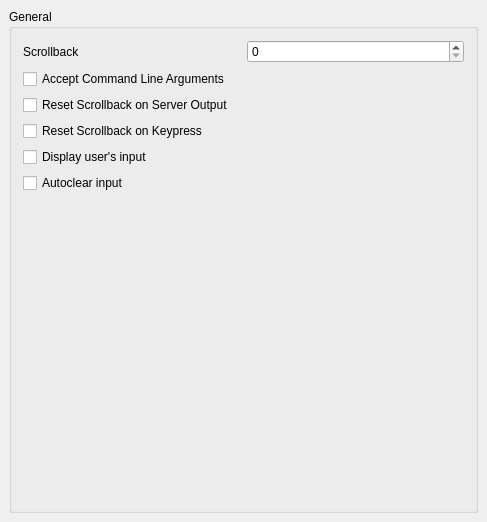
<ui version="4.0" >
 <class>GeneralPage</class>
 <widget class="QWidget" name="GeneralPage" >
  <property name="geometry" >
   <rect>
    <x>0</x>
    <y>0</y>
    <width>487</width>
    <height>522</height>
   </rect>
  </property>
  <property name="sizePolicy" >
   <sizepolicy vsizetype="Preferred" hsizetype="Preferred" >
    <horstretch>0</horstretch>
    <verstretch>0</verstretch>
   </sizepolicy>
  </property>
  <property name="minimumSize" >
   <size>
    <width>0</width>
    <height>0</height>
   </size>
  </property>
  <property name="windowTitle" >
   <string>Form1</string>
  </property>
  <layout class="QVBoxLayout" >
   <property name="spacing" >
    <number>6</number>
   </property>
   <property name="margin" >
    <number>9</number>
   </property>
   <item>
    <widget class="QGroupBox" name="groupBox" >
     <property name="title" >
      <string>General</string>
     </property>
     <layout class="QGridLayout" >
      <item row="1" column="0" >
       <widget class="QCheckBox" name="checkBox" >
        <property name="text" >
         <string>Accept Command Line Arguments</string>
        </property>
       </widget>
      </item>
      <item row="2" column="0" >
       <widget class="QCheckBox" name="checkBox_2" >
        <property name="text" >
         <string>Reset Scrollback on Server Output</string>
        </property>
       </widget>
      </item>
      <item row="6" column="0" >
       <spacer>
        <property name="orientation" >
         <enum>Qt::Vertical</enum>
        </property>
        <property name="sizeHint" stdset="0" >
         <size>
          <width>20</width>
          <height>40</height>
         </size>
        </property>
       </spacer>
      </item>
      <item row="0" column="0" >
       <widget class="QLabel" name="label" >
        <property name="text" >
         <string>Scrollback</string>
        </property>
       </widget>
      </item>
      <item row="0" column="1" >
       <widget class="QSpinBox" name="spinBox" >
        <property name="accelerated" >
         <bool>true</bool>
        </property>
       </widget>
      </item>
      <item row="3" column="0" >
       <widget class="QCheckBox" name="checkBox_3" >
        <property name="text" >
         <string>Reset Scrollback on Keypress</string>
        </property>
       </widget>
      </item>
      <item row="4" column="0" >
       <widget class="QCheckBox" name="checkBox_4" >
        <property name="text" >
         <string>Display user's input</string>
        </property>
       </widget>
      </item>
      <item row="5" column="0" >
       <widget class="QCheckBox" name="checkBox_5" >
        <property name="text" >
         <string>Autoclear input</string>
        </property>
       </widget>
      </item>
     </layout>
    </widget>
   </item>
  </layout>
 </widget>
 <layoutdefault spacing="6" margin="11" />
 <pixmapfunction>qPixmapFromMimeSource</pixmapfunction>
 <resources/>
 <connections/>
</ui>
